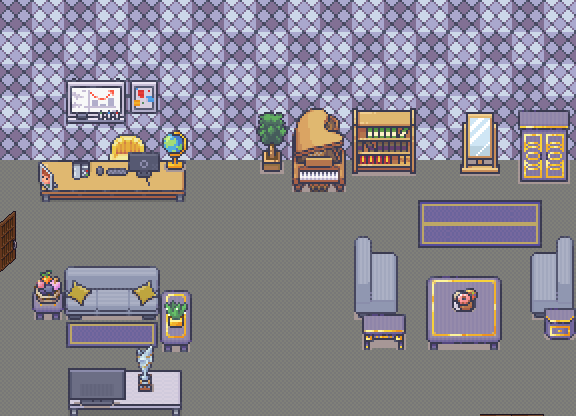

Rendered tile map (Tiled .tmx) drawn with the repository's tilesets; below, a short description and the full map source, tile grids included:
An orthogonal 18x13 tile map with 32x32 px tiles, 6 tile layers (baseLayer, objLayer, objLayer2, decoLayer, ...), 10 tilesets and 2 objects (start, end).

<map version="1.9" tiledversion="1.9.2" orientation="orthogonal" renderorder="right-down" width="18" height="13" tilewidth="32" tileheight="32" infinite="0" nextlayerid="8" nextobjectid="3">
 <editorsettings>
  <export target="bossOffice.tmj" format="json" />
 </editorsettings>
 <tileset firstgid="1" name="Castle2" tilewidth="32" tileheight="32" tilecount="256" columns="16">
  <image source="Castle2.png" width="512" height="512" />
 </tileset>
 <tileset firstgid="257" name="defimon3" tilewidth="32" tileheight="32" tilecount="848" columns="16">
  <image source="defimon3.png" width="512" height="1696" />
 </tileset>
 <tileset firstgid="1105" name="doors" tilewidth="32" tileheight="32" tilecount="204" columns="12">
  <image source="doors.png" width="384" height="544" />
 </tileset>
 <tileset firstgid="1309" name="Kitchen_32x32" tilewidth="32" tileheight="32" tilecount="784" columns="16">
  <image source="Kitchen_32x32.png" width="512" height="1568" />
 </tileset>
 <tileset firstgid="2093" name="misc_atlas" tilewidth="32" tileheight="32" tilecount="1024" columns="32">
  <image source="misc_atlas.png" width="1024" height="1024" />
 </tileset>
 <tileset firstgid="3117" name="Music_and_sport_32x32" tilewidth="32" tileheight="32" tilecount="768" columns="16">
  <image source="Music_and_sport_32x32.png" width="512" height="1536" />
 </tileset>
 <tileset firstgid="3885" name="Basement_32x32" tilewidth="32" tileheight="32" tilecount="800" columns="16">
  <image source="Basement_32x32.png" width="512" height="1600" />
 </tileset>
 <tileset firstgid="4685" name="LivingRoom_32x32" tilewidth="32" tileheight="32" tilecount="720" columns="16">
  <image source="LivingRoom_32x32.png" width="512" height="1440" />
 </tileset>
 <tileset firstgid="5405" name="atlas_32x" tilewidth="32" tileheight="32" tilecount="768" columns="48">
  <image source="atlas_32x.png" width="1536" height="512" />
 </tileset>
 <tileset firstgid="6173" name="collectibles_32x32" tilewidth="32" tileheight="32" tilecount="16" columns="4">
  <image source="collectibles_32x32.png" width="128" height="128" />
 </tileset>
 <layer id="1" name="baseLayer" width="18" height="13">
  <data encoding="csv">
5697,5698,5697,5698,5697,5698,5697,5698,5697,5698,5697,5698,5697,5698,5697,5698,5697,5698,
5698,5697,5698,5697,5698,5697,5698,5697,5698,5697,5698,5697,5698,5697,5698,5697,5698,5697,
5697,5698,5697,5698,5697,5698,5697,5698,5697,5698,5697,5698,5697,5698,5697,5698,5697,5698,
5698,5697,5698,5697,5698,5697,5698,5697,5698,5697,5698,5697,5698,5697,5698,5697,5697,5697,
5697,5698,5697,5698,5697,5698,5697,5698,5697,5698,5697,5698,5697,5698,5697,5698,5697,5697,
285,285,285,285,285,285,285,285,285,285,285,285,285,285,285,285,285,285,
285,285,285,285,285,285,285,285,285,285,285,285,285,285,285,285,285,285,
285,285,285,285,285,285,285,285,285,285,285,285,285,285,285,285,285,285,
285,285,285,285,285,285,285,285,285,285,285,285,285,285,285,285,285,285,
285,285,285,285,285,285,285,285,285,285,285,285,285,285,285,285,285,285,
285,285,285,285,285,285,285,285,285,285,285,285,285,285,285,285,285,285,
285,285,285,285,285,285,285,285,285,285,285,285,285,285,285,285,285,285,
285,285,285,285,285,285,285,285,285,285,285,285,285,285,285,285,285,285
</data>
 </layer>
 <layer id="2" name="objLayer" width="18" height="13">
  <data encoding="csv">
0,0,0,0,0,0,0,0,0,0,0,0,0,0,0,0,0,0,
0,0,0,0,0,0,0,0,0,0,0,0,0,0,0,0,0,0,
0,0,0,0,0,0,0,0,0,0,0,0,0,0,0,0,0,0,
0,0,0,0,0,0,0,0,0,3761,3762,0,0,0,0,0,4701,4702,
0,0,0,4421,4422,0,0,0,0,3777,3778,0,0,0,0,0,4717,4718,
0,0,0,4437,4438,0,0,0,0,0,0,0,0,0,0,0,0,0,
0,0,0,0,0,0,0,0,0,0,0,0,0,0,0,0,0,0,
0,0,0,0,0,0,0,0,0,0,0,5206,5207,0,0,0,2147488855,2147488854,
0,0,3888,3889,3890,0,0,0,0,0,0,5222,5223,0,0,0,2147488871,2147488870,
0,4690,3904,3905,3906,4721,0,0,0,0,0,5238,5239,0,0,0,2147488887,2147488886,
0,0,3485,3487,3486,4737,0,0,0,0,0,0,0,0,0,0,0,0,
0,0,738,739,739,740,0,0,0,0,0,0,0,0,0,0,0,0,
0,0,754,755,755,756,0,0,0,0,0,0,0,0,0,0,0,0
</data>
 </layer>
 <layer id="3" name="objLayer2" width="18" height="13">
  <data encoding="csv">
0,0,0,0,0,0,0,0,0,0,0,0,0,0,0,0,0,0,
0,0,0,0,0,0,0,0,0,0,0,0,0,0,0,0,0,0,
0,0,0,0,0,0,0,0,0,0,0,0,0,0,0,0,0,0,
0,0,0,0,0,0,0,0,4697,0,0,5081,5082,0,5093,5094,0,0,
0,0,0,0,0,0,0,0,4713,0,0,5097,5098,0,5109,5110,0,0,
0,583,582,582,582,584,0,0,0,0,0,0,0,0,0,0,0,0,
0,0,0,0,0,0,0,0,0,0,0,0,0,0,0,0,0,0,
0,0,0,0,0,0,0,0,0,0,0,0,0,0,0,0,0,0,
0,4831,3897,0,2147487545,0,0,0,0,0,0,0,0,4708,4709,4710,0,0,
0,4847,3913,0,2147487561,4765,0,0,0,0,0,4719,4720,4724,4725,4726,0,0,
0,0,0,0,3448,4781,0,0,0,0,0,4735,4736,0,0,0,0,0,
0,0,4393,4394,3464,0,0,0,0,0,0,0,0,0,0,0,0,0,
0,0,4409,4410,3480,0,0,0,0,0,0,0,0,0,0,0,0,0
</data>
 </layer>
 <layer id="4" name="decoLayer" width="18" height="13">
  <data encoding="csv">
0,0,0,0,0,0,0,0,0,0,0,0,0,0,0,0,0,0,
0,0,0,0,0,0,0,0,0,0,0,0,0,0,0,0,0,0,
0,0,458,459,272,0,0,0,0,0,0,0,0,0,0,0,0,0,
0,0,474,475,288,0,0,0,0,0,0,0,0,0,0,0,0,0,
0,0,0,0,399,5049,0,0,0,0,0,0,0,0,0,0,0,0,
0,452,1073742235,2147484143,415,5065,0,0,0,0,0,0,0,0,0,0,0,0,
1142,0,0,0,0,0,0,0,0,0,0,0,0,0,0,0,0,0,
1154,0,0,0,0,0,0,0,0,0,0,0,0,0,0,0,0,0,
1166,0,0,0,0,0,0,0,0,0,0,0,0,0,0,0,0,0,
0,0,0,0,0,0,0,0,0,0,0,0,0,0,0,0,0,4689,
0,0,0,0,0,0,0,0,0,0,0,0,0,0,0,0,0,4705,
0,0,0,0,0,0,0,0,0,0,0,0,0,0,0,0,0,0,
0,0,0,0,0,0,0,0,0,0,0,0,0,0,0,2684355845,2684355845,0
</data>
 </layer>
 <layer id="6" name="freeLayer" width="18" height="13">
  <data encoding="csv">
0,0,0,0,0,0,0,0,0,0,0,0,0,0,0,0,0,0,
0,0,0,0,0,0,0,0,0,0,0,0,0,0,0,0,0,0,
0,0,0,0,0,0,0,0,0,0,0,0,0,0,0,0,0,0,
0,0,0,0,0,0,0,0,0,0,0,0,0,0,0,0,0,0,
0,0,0,0,0,0,0,0,0,0,0,0,0,0,0,0,0,0,
0,0,0,0,0,0,0,0,4729,3793,3794,5113,5114,0,5125,5126,4733,4734,
0,599,598,598,598,600,0,0,0,0,0,0,0,1073745293,1073745295,1073745295,3221228941,0,
0,0,0,0,0,0,0,0,0,0,0,0,0,3469,2147487119,2147487119,2147487117,0,
0,0,0,0,0,0,0,0,0,0,0,0,0,0,0,0,0,0,
0,0,0,0,0,0,0,0,0,0,0,0,0,0,0,0,0,0,
0,0,0,0,0,0,0,0,0,0,0,0,0,0,0,0,0,0,
0,0,0,0,0,0,0,0,0,0,0,0,0,0,0,0,0,0,
0,0,0,0,0,0,0,0,0,0,0,0,0,0,0,0,0,0
</data>
 </layer>
 <layer id="7" name="freeLayer2" width="18" height="13">
  <data encoding="csv">
0,0,0,0,0,0,0,0,0,0,0,0,0,0,0,0,0,0,
0,0,0,0,0,0,0,0,0,0,0,0,0,0,0,0,0,0,
0,0,0,0,0,0,0,0,0,0,0,0,0,0,0,0,0,0,
0,0,0,0,0,0,0,0,0,0,0,0,0,0,0,0,0,0,
0,0,0,0,0,0,0,0,0,0,0,0,0,0,0,0,0,0,
0,0,0,0,0,0,0,0,0,0,0,0,0,0,0,0,0,0,
0,0,0,0,0,0,0,0,0,0,0,0,0,0,0,0,0,0,
0,0,0,0,0,0,0,0,0,0,0,0,0,0,0,0,0,0,
0,0,0,0,0,0,0,0,0,0,0,0,0,0,0,0,0,0,
0,0,0,0,0,0,0,0,0,0,0,0,0,0,1968,0,0,0,
0,0,0,0,0,0,0,0,0,0,0,0,0,4740,4741,4742,0,0,
0,0,0,0,0,0,0,0,0,0,0,0,0,0,0,0,0,0,
0,0,0,0,0,0,0,0,0,0,0,0,0,0,0,0,0,0
</data>
 </layer>
 <objectgroup id="5" name="summonLayer">
  <object id="1" name="start" x="513" y="386">
   <point />
  </object>
  <object id="2" name="end" x="13" y="256">
   <point />
  </object>
 </objectgroup>
</map>
